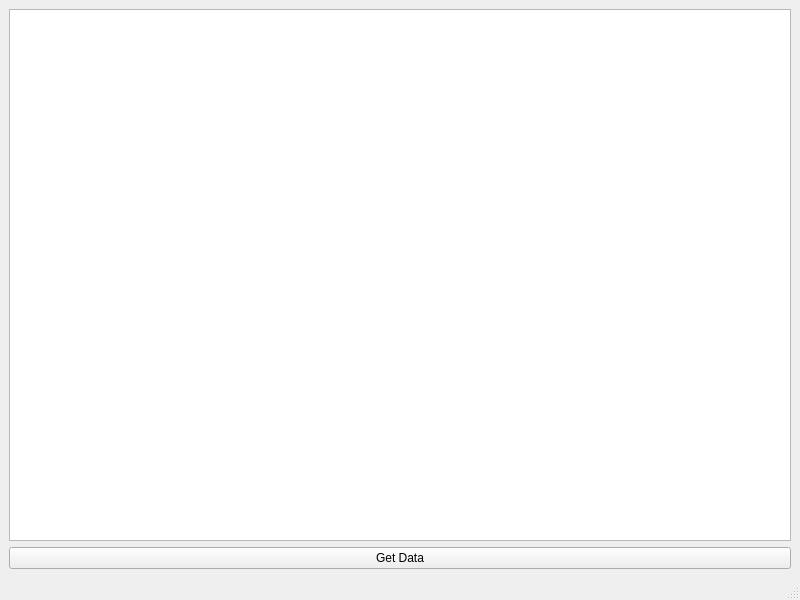
<?xml version="1.0" encoding="UTF-8"?>
<ui version="4.0">
 <class>MainWindow</class>
 <widget class="QMainWindow" name="MainWindow">
  <property name="geometry">
   <rect>
    <x>0</x>
    <y>0</y>
    <width>800</width>
    <height>600</height>
   </rect>
  </property>
  <property name="windowTitle">
   <string>MainWindow</string>
  </property>
  <widget class="QWidget" name="centralwidget">
   <layout class="QVBoxLayout" name="verticalLayout">
    <item>
     <widget class="QListView" name="listView"/>
    </item>
    <item>
     <widget class="QPushButton" name="getDataButton">
      <property name="text">
       <string>Get Data</string>
      </property>
     </widget>
    </item>
   </layout>
  </widget>
  <widget class="QMenuBar" name="menubar">
   <property name="geometry">
    <rect>
     <x>0</x>
     <y>0</y>
     <width>800</width>
     <height>21</height>
    </rect>
   </property>
  </widget>
  <widget class="QStatusBar" name="statusbar"/>
 </widget>
 <resources/>
 <connections/>
</ui>
